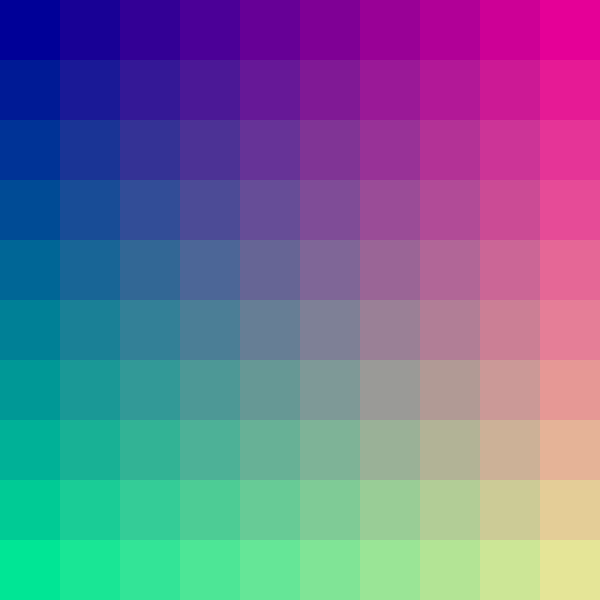
Frame 1 (no input)
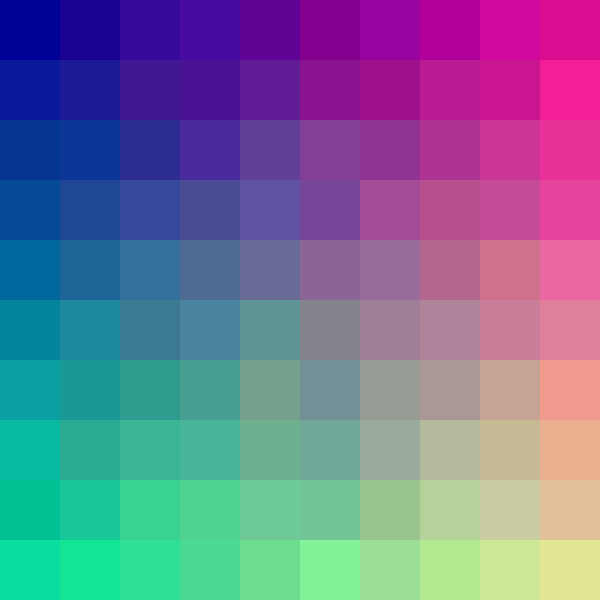
Frame 60 (the mouse pressed at the canvas centre just before this capture)
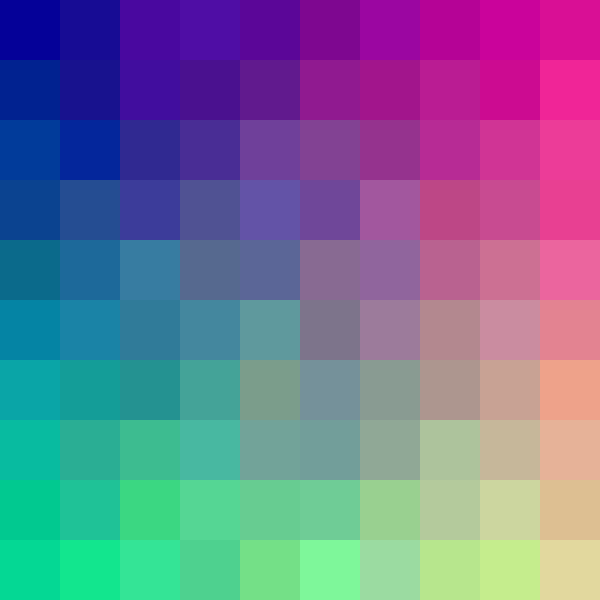
Frame 120 (the mouse held since frame 60 and released just before this capture)

The Processing sketch that drew these frames (run headless with seeded random() and noise(); from frame 60 on, the mouse is pressed at the canvas centre):

// Processing sketch: color5
// ── color5.pde
int step = 600 / 10;
color col;

void setup() {
  size(600, 600);
  noStroke();
  for (int i = 0; i < width; i += step) {
    for (int j = 0; j < height; j += step) {
      fill(map(i, 0, width, 0, 255), map(j, 0, height, 0, 255), 150);
      rect(i, j, step, step);
    }
  }
}
void draw() {
  for (int i = 0; i < width; i += step) {
    for (int j = 0; j < height; j += step) {
      col = get(i, j);
      col = color(red(col) + random(-1, 2), green(col) + random(-1, 2), blue(col) + random(-1, 2));
      fill(col);
      rect(i, j, step, step);
    }
  }
}
